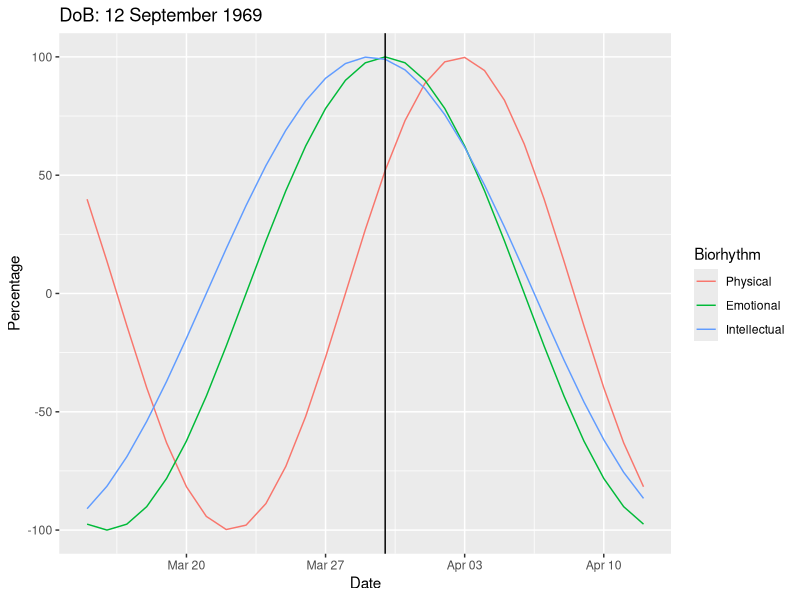
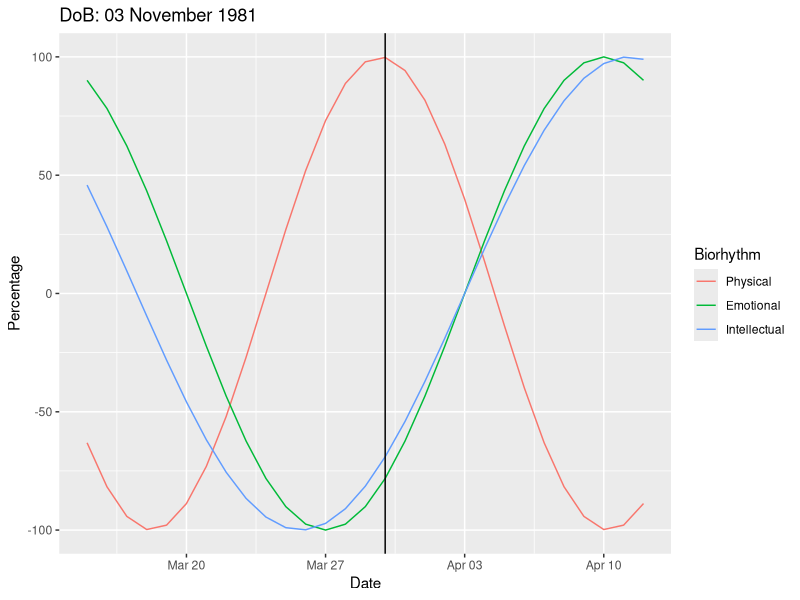

The R source for these figures, in order:
library(ggplot2)
library(reshape2)
biorhythm <- function(dob, target = Sys.Date()) {
  dob <- as.Date(dob)
  target <- as.Date(target)
  t <- round(as.numeric(difftime(target, dob)))
  days <- (t - 14) : (t + 14)
  period <- data.frame(Date = seq.Date(from = target - 15, by = 1, length.out = 29),
                       Physical = sin (2 * pi * days / 23) * 100, 
                       Emotional = sin (2 * pi * days / 28) * 100, 
                       Intellectual = sin (2 * pi * days / 33) * 100)
  period <- melt(period, id.vars = "Date", variable.name = "Biorhythm", value.name = "Percentage")
  ggplot(period, aes(x = Date, y = Percentage, col = Biorhythm)) + geom_line() +  
    ggtitle(paste("DoB:", format(dob, "%d %B %Y"))) + 
    geom_vline(xintercept = as.numeric(target))
}

biorhythm("1969-09-12", "2017-03-30")
biorhythm("1981-11-03", "2017-03-30")
